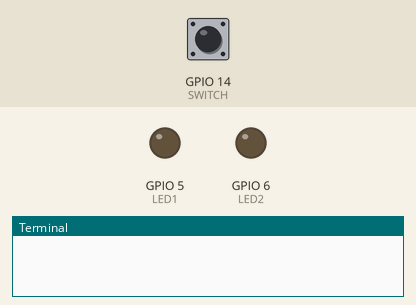
Bench run of a program on a simulated Raspberry Pi (BCM pin numbers). On the bench: output pins drawn as LEDs (lit = HIGH), the last lines printed to the terminal. The test bench sets the inputs (shaded band); at power-on: GPIO 14 (SWITCH) HIGH.

Above: at 1.2 s.
1.3 s: GPIO 14 (SWITCH) pulled LOW for 0.15 s
At 2.3 s:
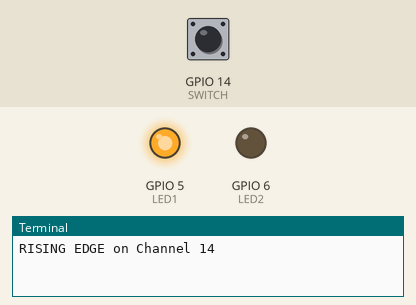
2.9 s: GPIO 14 (SWITCH) pulled LOW for 1 s
At 4.8 s:
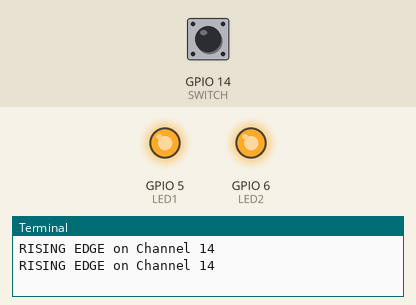
5.4 s: GPIO 14 (SWITCH) pulled LOW for 3.2 s
At 9.5 s:
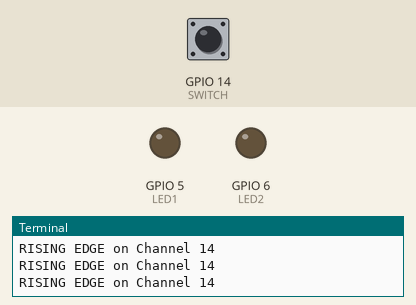
Timing chart, 0 to 11.0 s (numbered marks = the images above; inputs shaded):
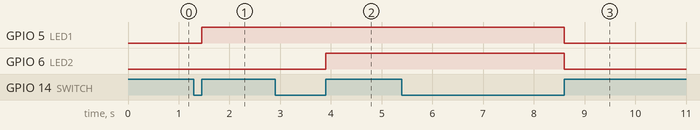

The program:

twoled_toggle_rising_edge.py
```python
import RPi.GPIO as GPIO
import time

LED1 = 5 # GPIO5
LED2 = 6 # GPIO6
SWITCH = 14 # GPIO14
state1 = GPIO.LOW # 초기 상태
state2 = GPIO.LOW # 초기 상태

GPIO.setmode(GPIO.BCM)
GPIO.setwarnings(False)

GPIO.setup(SWITCH, GPIO.IN) # GPIO14를 스위치 입력 핀으로 사용
GPIO.setup(LED1, GPIO.OUT) # GPIO5를 LED1 출력 핀으로 사용
GPIO.setup(LED2, GPIO.OUT) # GPIO6를 LED2 출력 핀으로 사용

def rising_edge_callback(channel):
    print('RISING EDGE on Channel', channel)
    global state1,state2
    if (state1 == GPIO.LOW and state2 == GPIO.LOW):
        GPIO.output(LED1, GPIO.HIGH) # LED1 on
        state1 = GPIO.HIGH
    elif(state1 == GPIO.HIGH and state2 == GPIO.LOW):
        GPIO.output(LED2,GPIO.HIGH) # LED2 on
        state2 = GPIO.HIGH
    else:
        GPIO.output(LED1, GPIO.LOW) # LED1 off
        GPIO.output(LED2, GPIO.LOW) # LED2 off
        state1 = GPIO.LOW
        state2 = GPIO.LOW


# GPIO14에서 RISING edge가 탐지되면 rising_edge_callback() 호출
GPIO.add_event_detect(SWITCH, GPIO.RISING,
    callback=rising_edge_callback, bouncetime=300)

try:
 # do something here
    while True:
        time.sleep(1)
except KeyboardInterrupt:
    print('Exit ...')
finally:
    GPIO.cleanup()
```

Measured:
- after the input at 1.3 s, GPIO 5 (LED1): LOW → HIGH after 0.15 s
- after the input at 2.9 s, GPIO 6 (LED2): LOW → HIGH after 1.0 s
- after the input at 5.4 s, GPIO 5 (LED1), GPIO 6 (LED2): HIGH → LOW after 3.2 s
